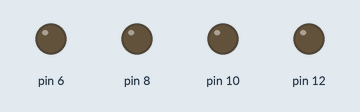
A sketch run on a simulated Arduino Uno, built with avr-gcc and run on an emulated ATmega328P. On the bench: output pins drawn as LEDs (lit = HIGH).

Above: at 0.05 s.
At 0.85 s:
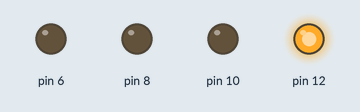
At 1.65 s:
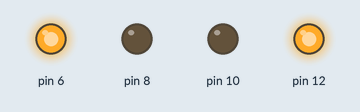
At 3.35 s:
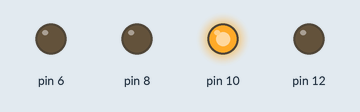
At 5.05 s:
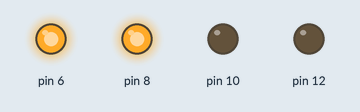
At 6.75 s:
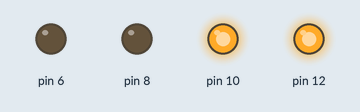
Timing chart, 0 to 7.0 s (numbered marks = the images above):
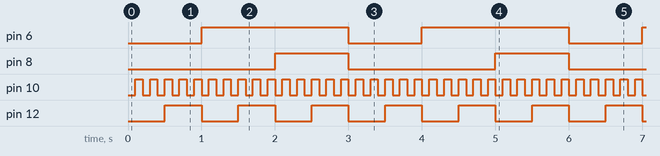

Measured:
- by itself, pin 6: alternates HIGH for 2.0 s and LOW for 1.0 s
- by itself, pin 8: alternates HIGH for 1.0 s and LOW for 2.0 s
- by itself, pin 10: alternates HIGH for 0.10 s and LOW for 0.10 s
- by itself, pin 12: alternates HIGH for 0.50 s and LOW for 0.50 s

The sketch:

week_8_class_example.ino
```cpp
#include "BlinkyLed.h"

BlinkyLed b1(12, 500, 500);
BlinkyLed b2(10, 100, 100);
BlinkyLed b3(8, 1000, 2000);
BlinkyLed b4(6, 2000, 1000);

void setup() {
  Serial.begin(9600);
}

void loop() {
  b1.updateLed();
  b2.updateLed();
  b3.updateLed();
  b4.updateLed();
}
```

BlinkyLed.cpp
```cpp
#include "Arduino.h"
#include "BlinkyLed.h"

BlinkyLed::BlinkyLed(int _pin, int _blinkHighLenght, int _blinkLowLenght)
{
  pin = _pin;

  pinMode(pin, OUTPUT);

  blinkHighLength = _blinkHighLenght;
  blinkLowLength = _blinkLowLenght;

  lastBlink = 0;
  blinkState = LOW;
}

void BlinkyLed::updateLed()
{
  if (blinkState == LOW && millis() >= lastBlink + blinkLowLength) {
    blinkState = HIGH;
    lastBlink = millis();
    digitalWrite(pin, blinkState);
  }
  else if (blinkState == HIGH && millis() >= lastBlink + blinkHighLength) {
    blinkState = LOW;
    lastBlink = millis();
    digitalWrite(pin, blinkState);
  }
}
```

BlinkyLed.h
```cpp
#include "Arduino.h"

class BlinkyLed
{
  public:
    BlinkyLed(int _pin, int _blinkHighLenght, int _blinkLowLenght);
    void updateLed();

    byte pin;
    int blinkHighLength;
    int blinkLowLength;
    bool blinkState;
    unsigned long lastBlink;

    private:
};
```
